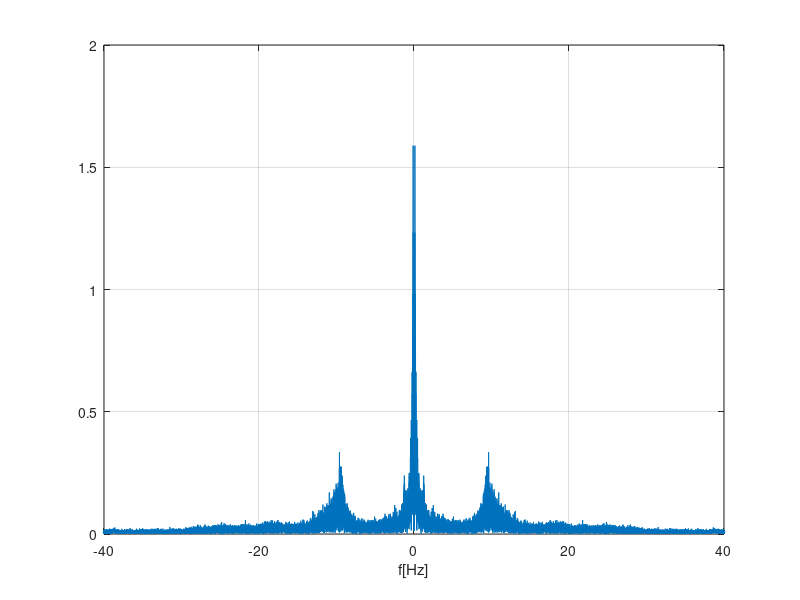

Write MATLAB code to recreate this figure. (Note: this script raises an error after producing the figure.)
clear all
%% Carga de datos iniciales
load('OngoingEEG_data.mat')
length = 334848;
f_samp = 1024;
data = transpose(EEGData);

ventana1 = 0.5*f_samp; %0.5[s]
ventana2 = 1.5*f_samp; %1.5[s]
ventana3 = 3*f_samp; %3[s]
%% Gráfico señal original en frecuencia
eje_x = linspace(-length/2,length/2-1,length)*f_samp/length;
magnitud = fft(data)/length;
magnitud_abs = abs([magnitud(length/2:length) magnitud(1:length/2-1)]);

figure(1)
plot(eje_x,magnitud_abs) 
xlim([-40 40])
xlabel('f[Hz]')
grid on

%% ventana 1
prom1 = promediacion(data,ventana1,length);
[values1,f1] = FFT(prom1,ventana1); %f1 es un vector del largo de la cantidad de datos de la ventana
figure(2)
plot(f1,values1)
xlim([-40 40])
xlabel('f[Hz]')
ylabel('Amplitud')
grid on

%% ventana 2
prom2 = promediacion(data,ventana2,length);
[values2,f2] = FFT(prom2,ventana2); %f2 es un vector del largo de la cantidad de datos de la ventana

figure(3)
plot(f2,values2)
xlim([-40 40])
xlabel('f[Hz]')
ylabel('Amplitud')
grid on

%% ventana3
prom3 = promediacion(data,ventana3,length);
[values3,f3] = FFT(prom3,ventana3); %f3 es un vector del largo de la cantidad de datos de la ventana

figure(4)
plot(f3,values3)
xlim([-40 40])
xlabel('f[Hz]')
ylabel('Amplitud')
grid on
%% wavelet señal original en reposo
figure (5)
cwt(data,f_samp)

%% ventana 0.5[s] usando Wavelet
figure(6)
cwt(prom1,f_samp)

%% ventana 1.5[s] usando wavelet
figure(7)
cwt(prom2,f_samp)

%% ventana 3[s] usando wavelet
figure(8)
cwt(prom3,f_samp)

%% funciones
function potencia_media = calculo_psd(Datos_abs,f_sampling,largo)
    potencia_media = (Datos_abs.^2)/(largo*f_sampling);

end

function val_promedio = promediacion(datos,VENTANA,largo)
    total = 0;
    cont = 0;
    j = 1;
    
    while j+VENTANA-1<=largo
        cont = cont+1;
        ventana_i=datos(j:j+VENTANA-1);
        total = ventana_i+total;
        
        j=j+VENTANA;
    end
    val_promedio = total/cont;
end

function [fourier,f] = FFT(DATA,LARGO)
    f = linspace(-LARGO/2,LARGO/2-1,LARGO)*1024/LARGO;
    fourier_aux = fft(DATA)/LARGO;
    fourier = abs([fourier_aux(LARGO/2:LARGO) fourier_aux(1:LARGO/2-1)]);
end